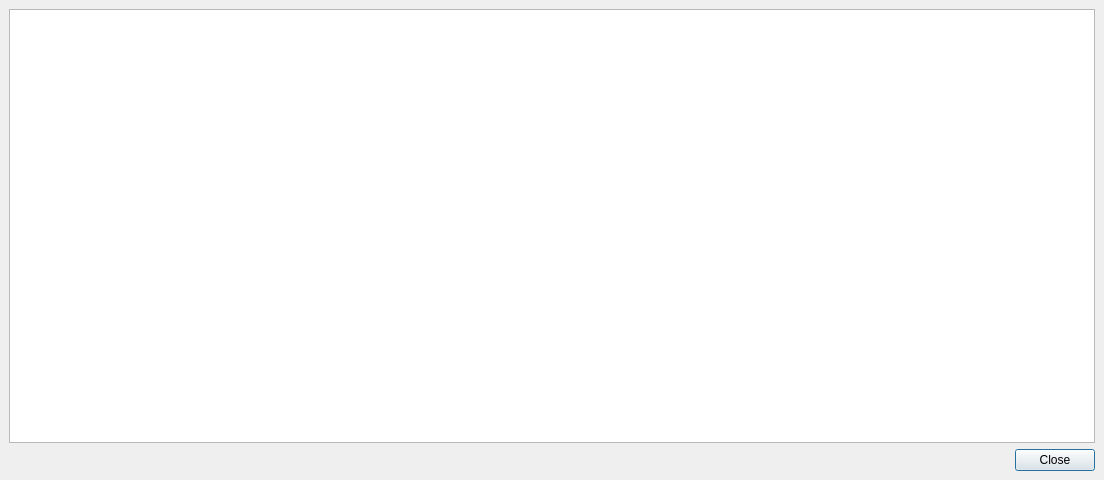
<?xml version="1.0" encoding="UTF-8"?>
<ui version="4.0">
 <class>Dialog</class>
 <widget class="QDialog" name="Dialog">
  <property name="geometry">
   <rect>
    <x>0</x>
    <y>0</y>
    <width>1104</width>
    <height>480</height>
   </rect>
  </property>
  <property name="minimumSize">
   <size>
    <width>640</width>
    <height>480</height>
   </size>
  </property>
  <property name="windowTitle">
   <string>My devices</string>
  </property>
  <layout class="QGridLayout" name="gridLayout">
   <property name="leftMargin">
    <number>0</number>
   </property>
   <property name="topMargin">
    <number>0</number>
   </property>
   <property name="rightMargin">
    <number>0</number>
   </property>
   <property name="bottomMargin">
    <number>0</number>
   </property>
   <property name="spacing">
    <number>0</number>
   </property>
   <item row="0" column="0">
    <widget class="QFrame" name="centralWidget">
     <layout class="QVBoxLayout" name="verticalLayout">
      <item>
       <widget class="DeviceListView" name="device_list_view">
        <property name="verticalScrollBarPolicy">
         <enum>Qt::ScrollBarAsNeeded</enum>
        </property>
        <property name="horizontalScrollBarPolicy">
         <enum>Qt::ScrollBarAlwaysOff</enum>
        </property>
        <property name="alternatingRowColors">
         <bool>true</bool>
        </property>
        <attribute name="horizontalHeaderStretchLastSection">
         <bool>true</bool>
        </attribute>
       </widget>
      </item>
      <item>
       <layout class="QHBoxLayout">
        <item>
         <widget class="QDialogButtonBox" name="buttonBox">
          <property name="orientation">
           <enum>Qt::Horizontal</enum>
          </property>
          <property name="standardButtons">
           <set>QDialogButtonBox::Close</set>
          </property>
         </widget>
        </item>
       </layout>
      </item>
     </layout>
    </widget>
   </item>
  </layout>
 </widget>
 <customwidgets>
  <customwidget>
   <class>DeviceListView</class>
   <extends>QTableView</extends>
   <header location="global">devicelistview.h</header>
  </customwidget>
 </customwidgets>
 <resources/>
 <connections>
  <connection>
   <sender>buttonBox</sender>
   <signal>accepted()</signal>
   <receiver>Dialog</receiver>
   <slot>accept()</slot>
   <hints>
    <hint type="sourcelabel">
     <x>248</x>
     <y>254</y>
    </hint>
    <hint type="destinationlabel">
     <x>157</x>
     <y>274</y>
    </hint>
   </hints>
  </connection>
  <connection>
   <sender>buttonBox</sender>
   <signal>rejected()</signal>
   <receiver>Dialog</receiver>
   <slot>reject()</slot>
   <hints>
    <hint type="sourcelabel">
     <x>316</x>
     <y>260</y>
    </hint>
    <hint type="destinationlabel">
     <x>286</x>
     <y>274</y>
    </hint>
   </hints>
  </connection>
 </connections>
</ui>
